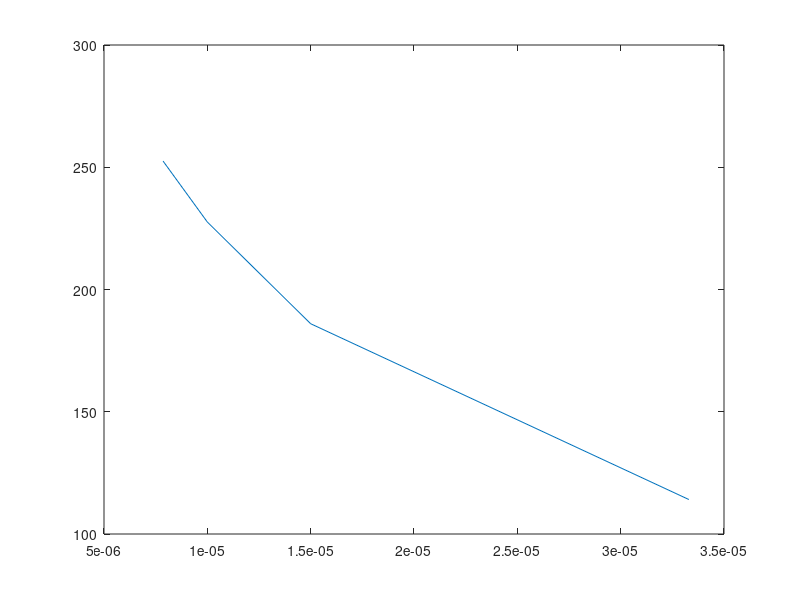
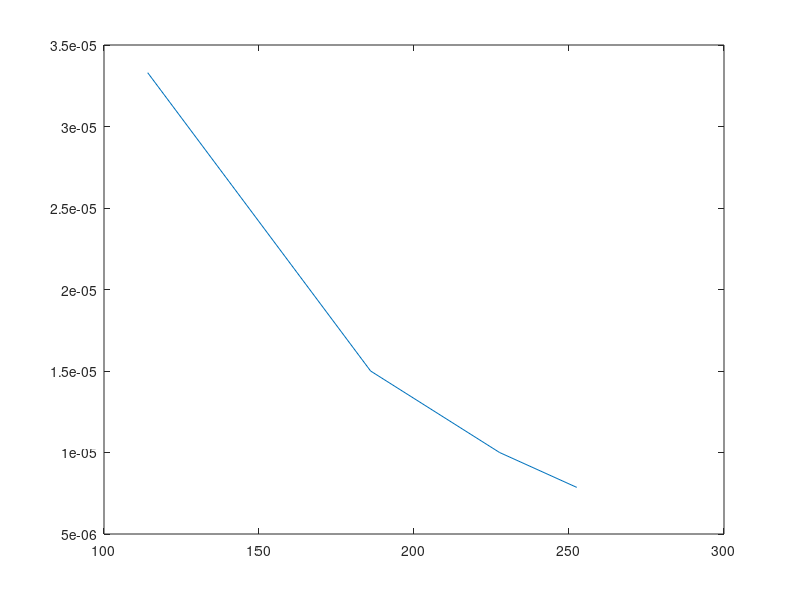

These figures' MATLAB source, in order:
g_pas = [0.0000333 0.000015 0.00001 0.00000786];
R_i = [114.1 186 227.6 252.5];

figure('Units', 'normalized', 'Position', [0, .01, .48, .89]);
plot(g_pas, R_i)

figure('Units', 'normalized', 'Position', [0, .01, .48, .89]);
plot(R_i, g_pas)